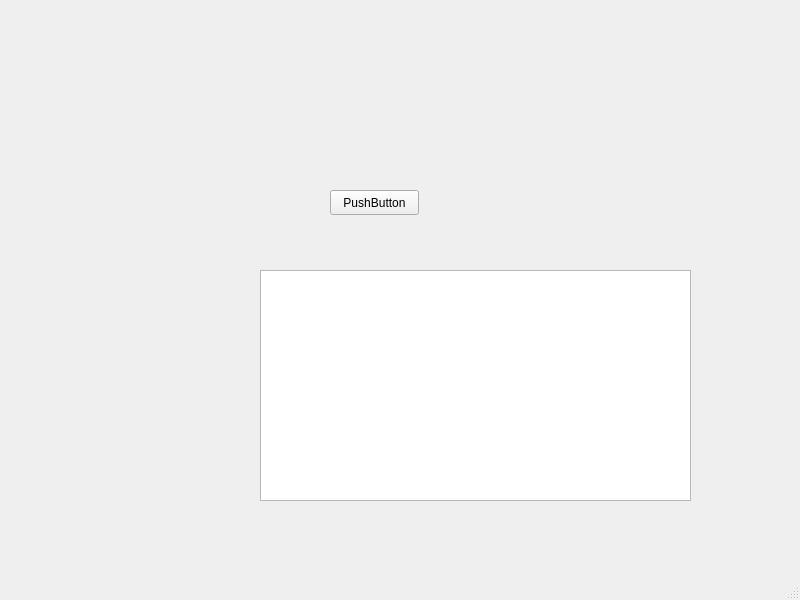
<?xml version="1.0" encoding="UTF-8"?>
<ui version="4.0">
 <class>MainWindow</class>
 <widget class="QMainWindow" name="MainWindow">
  <property name="geometry">
   <rect>
    <x>0</x>
    <y>0</y>
    <width>800</width>
    <height>600</height>
   </rect>
  </property>
  <property name="windowTitle">
   <string>MainWindow</string>
  </property>
  <widget class="QWidget" name="centralwidget">
   <widget class="QPushButton" name="pushButton">
    <property name="geometry">
     <rect>
      <x>330</x>
      <y>190</y>
      <width>89</width>
      <height>25</height>
     </rect>
    </property>
    <property name="text">
     <string>PushButton</string>
    </property>
   </widget>
   <widget class="QPlainTextEdit" name="PTE_Debug">
    <property name="geometry">
     <rect>
      <x>260</x>
      <y>270</y>
      <width>431</width>
      <height>231</height>
     </rect>
    </property>
   </widget>
  </widget>
  <widget class="QMenuBar" name="menubar">
   <property name="geometry">
    <rect>
     <x>0</x>
     <y>0</y>
     <width>800</width>
     <height>22</height>
    </rect>
   </property>
  </widget>
  <widget class="QStatusBar" name="statusbar"/>
 </widget>
 <resources/>
 <connections/>
</ui>
